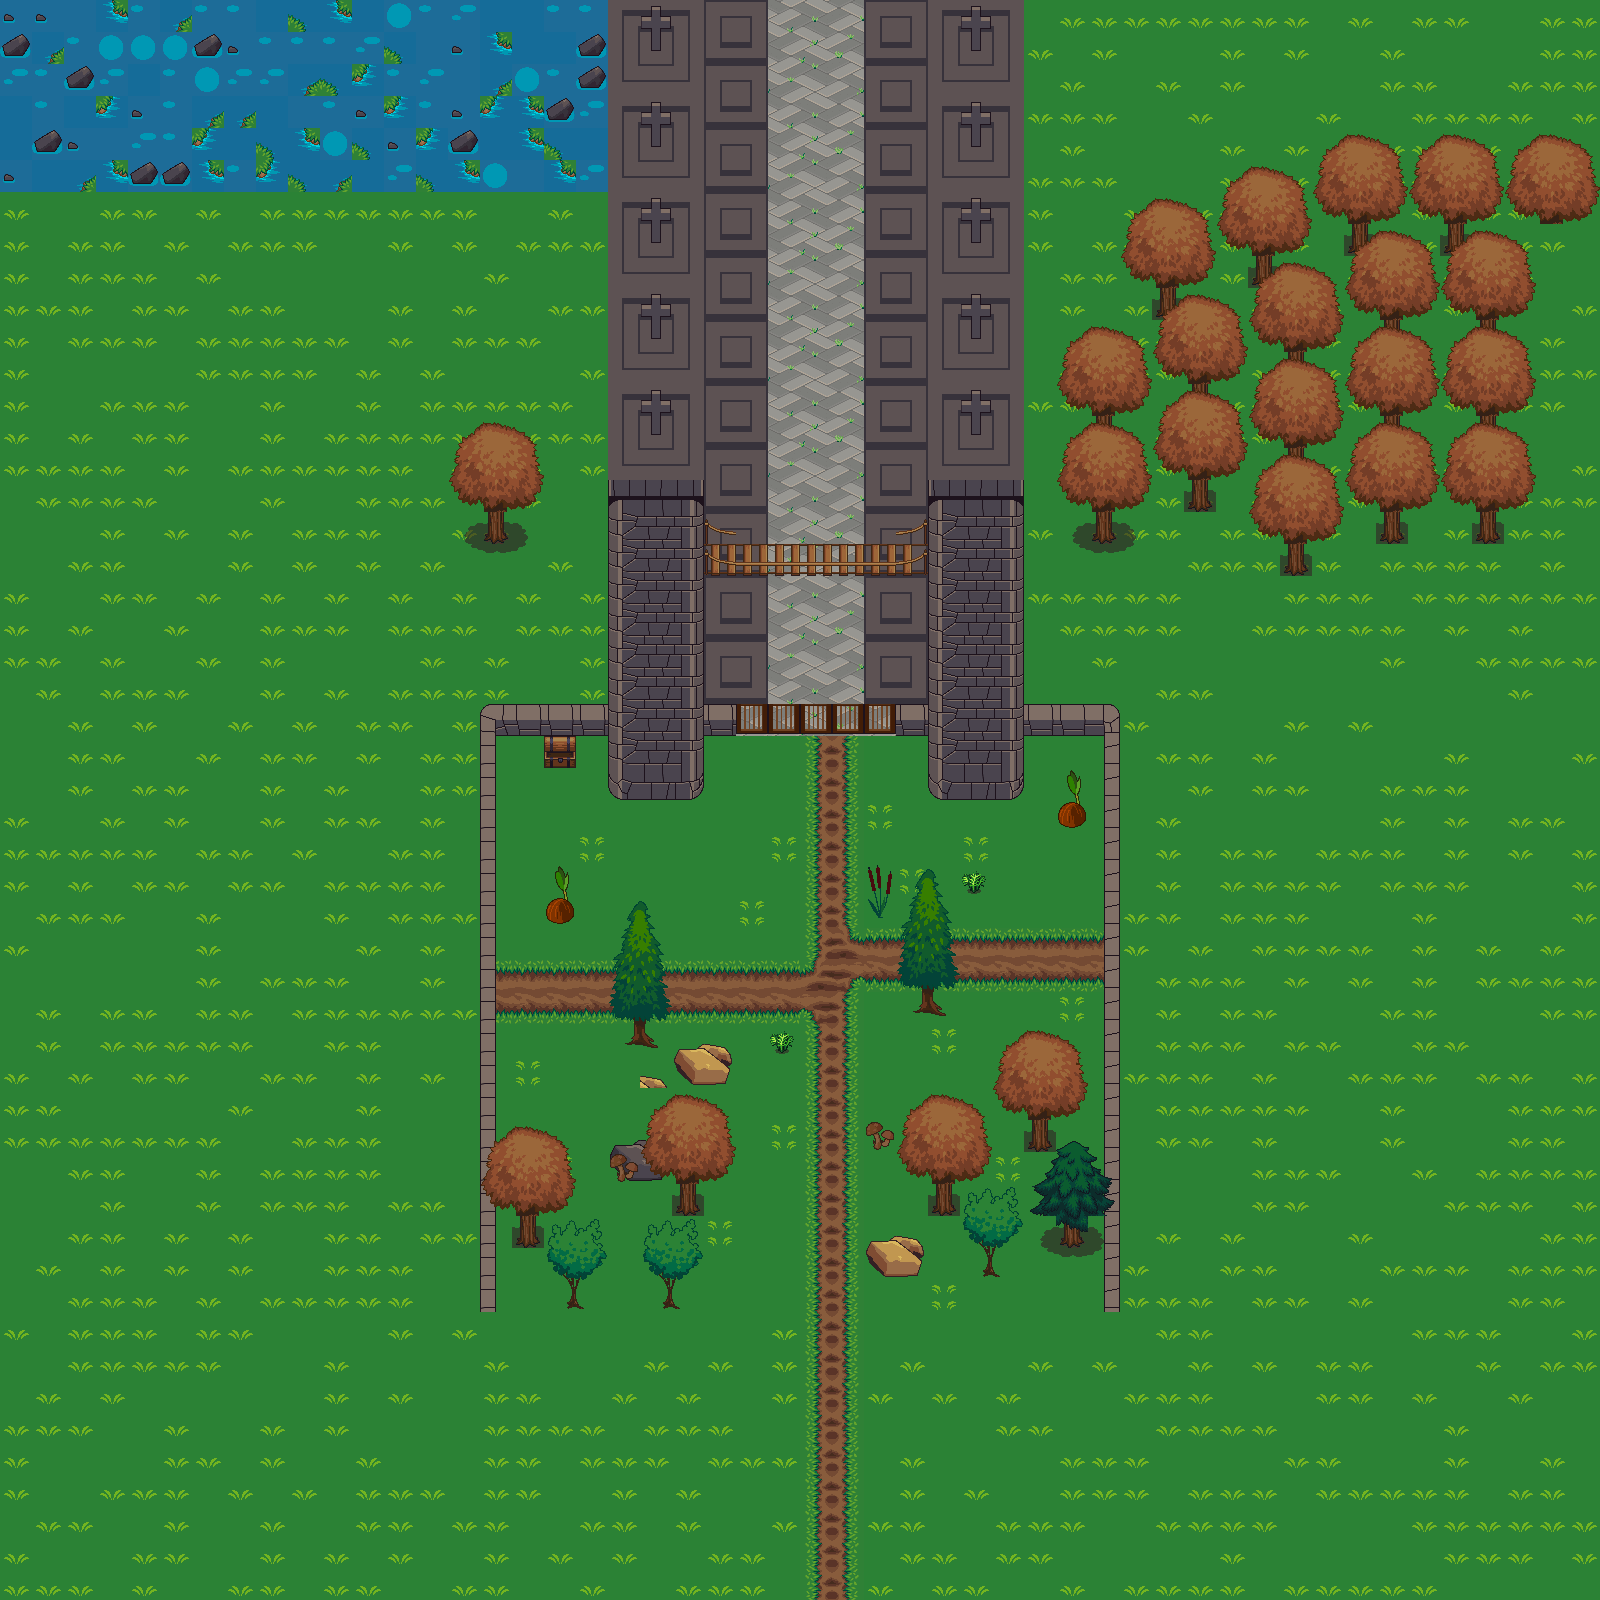

The image is a tile-based game level rendered from a .tmx file. Its description and source (layers, tilesets, objects; grid data summarised) follow:
An orthogonal 50x50 tile map with 32x32 px tiles, 4 tile layers (layer1, layer2, solid, objects) and 6 objects.

<map version="1.0" tiledversion="1.1.4" orientation="orthogonal" renderorder="right-down" width="50" height="50" tilewidth="32" tileheight="32" infinite="0" nextobjectid="17">
 <tileset firstgid="1" name="terrain_atlas" tilewidth="32" tileheight="32" tilecount="1024" columns="32">
  <image source="../tile/terrain_atlas.png" width="1024" height="1024" />
  <tile id="401">
   <objectgroup draworder="index">
    <object id="8" x="0.333333" y="8" width="31" height="24.6667">
     <ellipse />
    </object>
    <object id="9" x="-1.33333" y="39">
     <ellipse />
    </object>
    <object id="10" x="6.66667" y="41" width="0.666667" height="1">
     <ellipse />
    </object>
   </objectgroup>
  </tile>
 </tileset>
 <layer name="layer1" width="50" height="50">
  <data>[2500 cells, 2500 non-empty, 16 distinct tile ids]</data>
 </layer>
 <layer name="layer2" width="50" height="50">
  <data>[2500 cells, 309 non-empty, 36 distinct tile ids]</data>
 </layer>
 <layer name="solid" width="50" height="50">
  <data>[2500 cells, 200 non-empty, 31 distinct tile ids]</data>
 </layer>
 <layer name="objects" width="50" height="50">
  <data>[2500 cells, 313 non-empty, 57 distinct tile ids]</data>
 </layer>
 <objectgroup name="Object Layer 1">
  <object id="2" gid="402" x="832.5" y="858.25" width="32" height="32" />
  <object id="4" gid="599" x="740" y="891" width="32" height="32" />
  <object id="16" gid="402" x="1250" y="1041" width="32" height="32" />
 </objectgroup>
</map>
